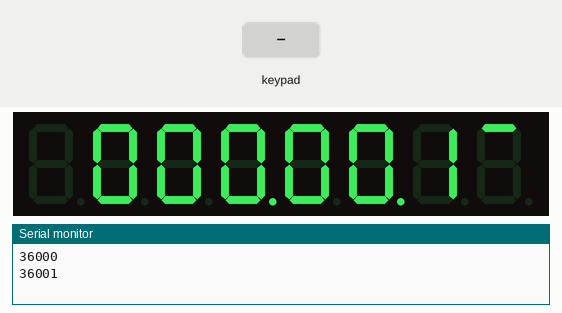
The sketch below on a simulated Arduino Uno, built with avr-gcc and run on an emulated ATmega328P. Parts: 8-digit seven-segment display, the last lines printed to the serial monitor. The inputs (shaded band) are chosen by the test bench.

Above: at 1.2 s.
1.3 s: keypad keys 9 8 7 6 A pressed 0.4 s apart
At 4.0 s:
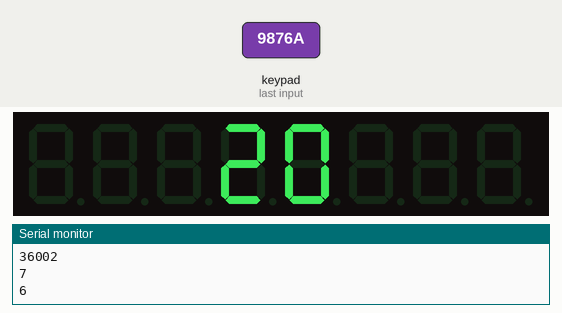
4.8 s: key 'A' pressed
6.3 s: key 'A' pressed
At 9.1 s:
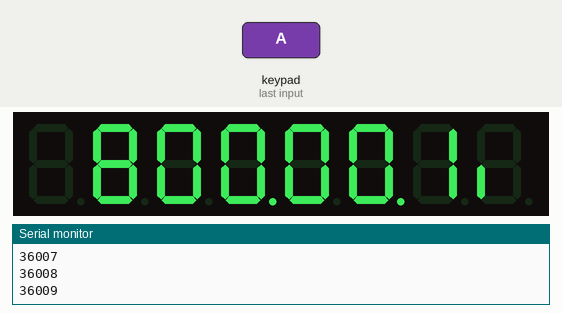
Timing chart, 0 to 10.6 s (numbered marks = the images above; inputs shaded):
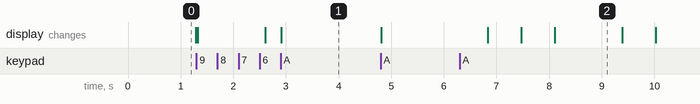

The sketch:

SchoolBell.ino
```cpp
#include "MainActivity.h" // Подключаем основной файл прошивки

void setup(){
  Init(); // (｡◕‿‿◕｡)
}

void loop(){
  for(;;)
    Main(); // ┬──┬ ノ(゜-゜ノ)
}
```

MainActivity.cpp
```cpp
#include <LedControl.h> // Библиотека управления дисплеем
#include <Keypad.h> // Библиотека для Keypad'а
//#include "TimeManager.h" // Библиотека для отображения времени на дисплее
#include "Modes.h" // Заголовочный файл, описывающий режимы устройства
#include "MainActivity.h" // Основной заголовочный файл

LedControl lc = LedControl(13,12,11,1); // Объект управления дисплеем
/*
 * PIN 13 - DataIn
 * PIN 12 - CLC
 * PIN 11 - LOAD
*/

////////////////////////////////////////////////////////////////////////////////////////////
/// Настройка Keypad'а
#define KEYPAD_ROWS 4 // Константа кол-ва рядов
#define KEYPAD_COLS 4 // Константа кол-ва столбцов

// Карта символов Keypad'а
char hexaKeys[KEYPAD_ROWS][KEYPAD_COLS] = {
  {'1', '2', '3', 'A'},
  {'4', '5', '6', 'B'},
  {'7', '8', '9', 'C'},
  {'*', '0', '#', 'D'}
};
byte rowPins[KEYPAD_ROWS] = {9, 8, 7, 6}; // Пины рядов
byte colPins[KEYPAD_COLS] = {5, 4, 3, 2}; // Пины столбцов

Keypad key = Keypad(makeKeymap(hexaKeys), rowPins, colPins, KEYPAD_ROWS, KEYPAD_COLS); // Объект управления Keypad'ом

////////////////////////////////////////////////////////////////////////////////////////////

unsigned long timestamp = 36000;
unsigned long lastUpdateTime = millis();
ClockMode clockMode(/*timestamp, */true); // Объект управления 1-ым режимом устройства

byte selectedMode = 0; // Выбранный режим устройства
#define NUMBER_OF_MODES 3 // Количесво режимов устройства

void Init(){
  lc.shutdown(0, false);
  lc.setIntensity(0, 15);
  lc.clearDisplay(0);
  Serial.begin(9600);
}

void Main(){
  unsigned int uptime = millis();
  if(uptime - lastUpdateTime >= 1000){
    lastUpdateTime = uptime;
    timestamp++;
  }

  switch(selectedMode){
    case 0:
    clockMode.draw(lc, timestamp);
    break;

    case 1:
    lc.setDigit(0, 3, 0, false);
    lc.setDigit(0, 4, 2, false);
    break;

    case 2:
    lc.setDigit(0, 3, 0, false);
    lc.setDigit(0, 4, 3, false);
    break;
  }
  controlManager(key, lc, selectedMode);
}

void controlManager(Keypad &key, LedControl &lc, byte &selectedMode){
  char ch = key.getKey();
  if(ch == 'A'){
    // Смена режима устройства
    lc.clearDisplay(0);
    selectedMode++;
    if(selectedMode >= NUMBER_OF_MODES)
      selectedMode = 0;
  }
  else if(ch != NO_KEY){
    Serial.println(ch);
  }
}
```

MainActivity.h
```cpp
#ifndef MainActivity_h
#define MainActivity_h

#include <LedControl.h>
#include <Keypad.h>

void Init(); // Аналог setup()
void Main(); // Основная циклическая функция

void controlManager(Keypad &key, LedControl &lc, byte &selectedMode); // Функция управления устройством

#endif
```

Modes.cpp
```cpp
#include <LedControl.h> // Библиотека управления дисплеем
#include "Modes.h" // Библиотека для управления временем

ClockMode::ClockMode(/*unsigned long timestamp,*/ bool animation){
  //this->timestamp = timestamp;
  //this->lastTimestamp = 0;
  this->animationEnabled = animation;
  this->animationStep = 0;
}

bool ClockMode::draw(LedControl &lc, unsigned long timestamp){
  bool result = false;
	if(timestamp != this->timestamp){
      this->timestamp = timestamp;
      Serial.println(this->timestamp);
		  unsigned long time = this->timestamp % 86400; // Время в секундах начиная с 00:00
	  	unsigned int hours, minutes, seconds, dozens, units; // Переменные: часы, минуты, секунды, десятки и единцы соответственно

	  	seconds = time % 60; // Расчитываем секунды
	  	minutes = (time % 3600) / 60; // Расчитываем минуты
	  	hours = time / 3600; // Расчитываем часы

	  	// Отображаем часы
	  	units = hours % 10;
	  	dozens = (hours - units) / 10;
	  	lc.setDigit(0, 1, dozens, false);
	  	lc.setDigit(0, 2, units, true);

	  	// Отображаем минуты
	  	units = minutes % 10;
	 	  dozens = (minutes - units) / 10;
	  	lc.setDigit(0, 3, dozens, false);
		  lc.setDigit(0, 4, units, true);

		  // Отображаем минуты
	  	units = seconds % 10;
	  	dozens = (seconds - units) / 10;
	  	lc.setDigit(0, 5, dozens, false);
		  lc.setDigit(0, 6, units, false);

		  result = true;
	}
  if(this->animationEnabled)
        drawAnimation(lc);
	return result;
}

void ClockMode::drawAnimation(LedControl &lc){
  unsigned long uptime = millis();
  if(uptime - this->lastAnimationUpdateTime >= 40){
    this->lastAnimationUpdateTime = uptime;

    switch(this->animationStep){
      case 1:
      lc.setLed(0, 7, 1, false);
      lc.setLed(0, 7, 2, true);
      break;

      case 2:
      lc.setLed(0, 7, 2, false);
      lc.setLed(0, 7, 3, true);
      break;

      case 3:
      lc.setLed(0, 7, 3, false);
      lc.setLed(0, 7, 4, true);
      break;

      case 4:
      lc.setLed(0, 7, 4, false);
      lc.setLed(0, 0, 4, true);
      break;

      case 5:
      lc.setLed(0, 0, 4, false);
      lc.setLed(0, 0, 5, true);
      break;

      case 6:
      lc.setLed(0, 0, 5, false);
      lc.setLed(0, 0, 6, true);
      break;

      case 7:
      lc.setLed(0, 0, 6, false);
      lc.setLed(0, 0, 1, true);
      break;

      default:
      lc.setLed(0, 0, 1, false);
      lc.setLed(0, 7, 1, true);
      this->animationStep = 0;
    }
    this->animationStep++;
  }
}
```

Modes.h
```cpp
#ifndef Modes_h
#define Modes_h

#include <LedControl.h> // Библиотека управления дисплеем

class ClockMode{
private:
	unsigned long timestamp;
  //unsigned long lastTimestamp;

  // Анимация
  bool animationEnabled;
  byte animationStep;
  unsigned long lastAnimationUpdateTime;

  void drawAnimation(LedControl &lc);

public:

  ClockMode(/*unsigned long timestamp, */bool animation); // Конструктор
	bool draw(LedControl &lc, unsigned long timestamp); // Функция отрисовки времени на дисплее
};

#endif
```

Measured:
- after the input at 1.3 s, the display: first differs from a run without the input after 1.6 s (image 1)
- after the input at 6.3 s, the display: first changes after 0.53 s (image 2 shows a later state)
